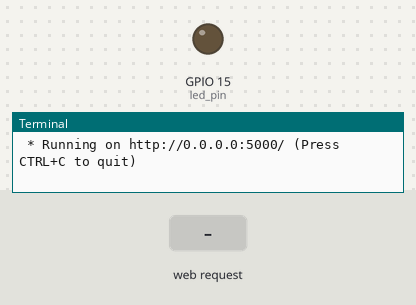
Recording of a program running on a simulated Raspberry Pi (BCM pin numbers). On the bench: output pins drawn as LEDs (lit = HIGH), the last lines printed to the terminal. Inputs (shaded band) come from the test bench. The clock reads 2024-03-15 10:24:30 at power-on unless the program sets it.

Above: at 1.2 s.
1.3 s: HTTP request for /led/on received
At 2.5 s:
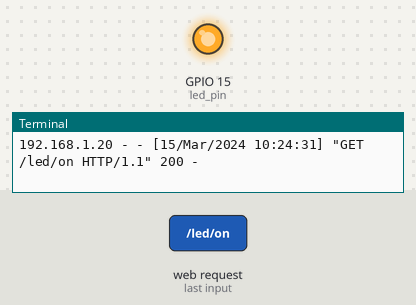
2.8 s: HTTP request for / received
4.3 s: HTTP request for /get received
Timing chart, 0 to 7.3 s (numbered marks = the images above; inputs shaded):
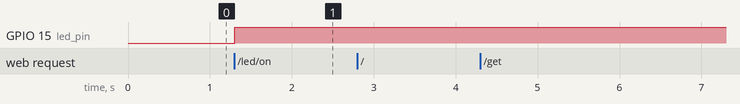

The program:

FlaskTest.py
```python
from flask import Flask, request, render_template
import RPi.GPIO as GPIO

app=Flask(__name__)

led_pin = 15
GPIO.setmode(GPIO.BCM)
GPIO.setup(led_pin, GPIO.OUT, initial=False)

@app.route('/')
def main():
	return render_template('test.html')

@app.route('/get')
def get():
	return render_template('get.html')

@app.route('/post')
def post():
	return render_template('default.html')

@app.route('/led/on')
def led_on():
	try:
		GPIO.output(led_pin, True)
		return "ok"
	except KeyboardInterrupt:
		GPIO.cleanup()
		return "fail"

@app.route('/led/off')
def led_off():
	try:
		GPIO.output(led_pin, False)
		return "ok"
	except KeyboardInterrupt:
		GPIO.cleanup()
		return "fail"

if __name__ == '__main__':
	app.run(host='0.0.0.0', debug=True)
```

Measured:
- after the input at 1.3 s, GPIO 15 (led_pin): LOW → HIGH at once
